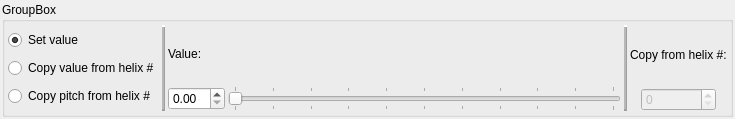
<?xml version="1.0" encoding="UTF-8"?>
<ui version="4.0">
 <class>HelixOptionWidget</class>
 <widget class="QWidget" name="HelixOptionWidget">
  <property name="geometry">
   <rect>
    <x>0</x>
    <y>0</y>
    <width>735</width>
    <height>119</height>
   </rect>
  </property>
  <property name="windowTitle">
   <string>Form</string>
  </property>
  <layout class="QHBoxLayout" name="horizontalLayout">
   <property name="spacing">
    <number>4</number>
   </property>
   <property name="leftMargin">
    <number>2</number>
   </property>
   <property name="topMargin">
    <number>2</number>
   </property>
   <property name="rightMargin">
    <number>2</number>
   </property>
   <property name="bottomMargin">
    <number>2</number>
   </property>
   <item>
    <widget class="QGroupBox" name="groupBox">
     <property name="title">
      <string>GroupBox</string>
     </property>
     <layout class="QHBoxLayout" name="horizontalLayout_4">
      <property name="spacing">
       <number>3</number>
      </property>
      <property name="leftMargin">
       <number>3</number>
      </property>
      <property name="topMargin">
       <number>3</number>
      </property>
      <property name="rightMargin">
       <number>3</number>
      </property>
      <property name="bottomMargin">
       <number>3</number>
      </property>
      <item>
       <layout class="QVBoxLayout" name="verticalLayout">
        <item>
         <widget class="QRadioButton" name="radioButton_1">
          <property name="text">
           <string>Set value</string>
          </property>
          <property name="checked">
           <bool>true</bool>
          </property>
         </widget>
        </item>
        <item>
         <widget class="QRadioButton" name="radioButton_2">
          <property name="text">
           <string>Copy value from helix #</string>
          </property>
         </widget>
        </item>
        <item>
         <widget class="QRadioButton" name="radioButton_3">
          <property name="text">
           <string>Copy pitch from helix #</string>
          </property>
         </widget>
        </item>
       </layout>
      </item>
      <item>
       <widget class="Line" name="line">
        <property name="frameShadow">
         <enum>QFrame::Raised</enum>
        </property>
        <property name="lineWidth">
         <number>2</number>
        </property>
        <property name="midLineWidth">
         <number>2</number>
        </property>
        <property name="orientation">
         <enum>Qt::Vertical</enum>
        </property>
       </widget>
      </item>
      <item>
       <layout class="QVBoxLayout" name="verticalLayout_2">
        <item>
         <widget class="QLabel" name="label">
          <property name="text">
           <string>Value:</string>
          </property>
         </widget>
        </item>
        <item>
         <layout class="QHBoxLayout" name="horizontalLayout_3">
          <item>
           <widget class="QDoubleSpinBox" name="doubleSpinBox"/>
          </item>
          <item>
           <widget class="QSlider" name="horizontalSlider">
            <property name="maximum">
             <number>1000</number>
            </property>
            <property name="orientation">
             <enum>Qt::Horizontal</enum>
            </property>
            <property name="invertedAppearance">
             <bool>false</bool>
            </property>
            <property name="invertedControls">
             <bool>false</bool>
            </property>
            <property name="tickPosition">
             <enum>QSlider::TicksBothSides</enum>
            </property>
            <property name="tickInterval">
             <number>100</number>
            </property>
           </widget>
          </item>
         </layout>
        </item>
       </layout>
      </item>
      <item>
       <widget class="Line" name="line_2">
        <property name="frameShadow">
         <enum>QFrame::Raised</enum>
        </property>
        <property name="lineWidth">
         <number>2</number>
        </property>
        <property name="midLineWidth">
         <number>2</number>
        </property>
        <property name="orientation">
         <enum>Qt::Vertical</enum>
        </property>
       </widget>
      </item>
      <item>
       <layout class="QVBoxLayout" name="verticalLayout_3">
        <item>
         <widget class="QLabel" name="label_2">
          <property name="text">
           <string>Copy from helix #:</string>
          </property>
         </widget>
        </item>
        <item>
         <layout class="QHBoxLayout" name="horizontalLayout_5">
          <item>
           <widget class="QSpinBox" name="spinBox">
            <property name="enabled">
             <bool>false</bool>
            </property>
            <property name="sizePolicy">
             <sizepolicy hsizetype="Fixed" vsizetype="Fixed">
              <horstretch>0</horstretch>
              <verstretch>0</verstretch>
             </sizepolicy>
            </property>
            <property name="minimumSize">
             <size>
              <width>75</width>
              <height>0</height>
             </size>
            </property>
           </widget>
          </item>
         </layout>
        </item>
       </layout>
      </item>
     </layout>
    </widget>
   </item>
  </layout>
 </widget>
 <resources/>
 <connections/>
</ui>
